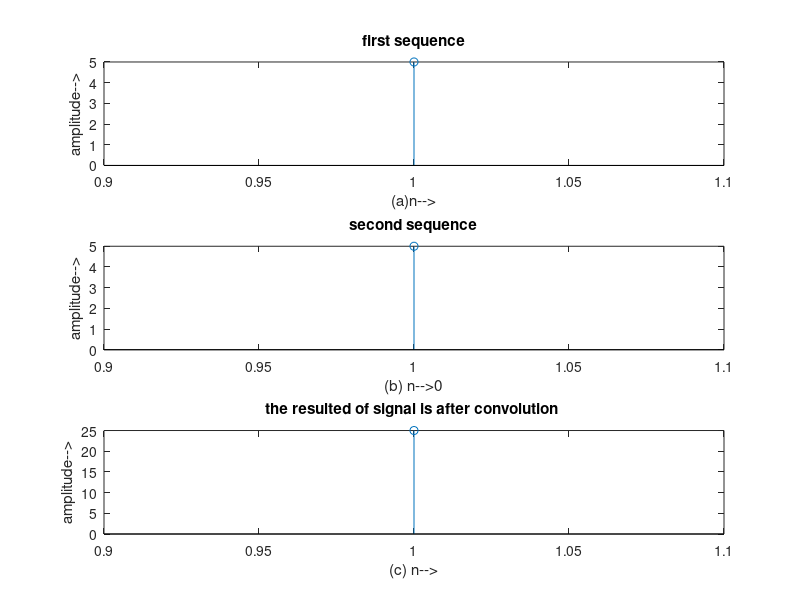

This figure's MATLAB source:

clc; clear all; close all;
x=input('enter the first sequence');
h=input('enter the second sequence');
y=conv(x,h);
figure; subplot(3,1,1);
stem(x); ylabel('amplitude-->');
xlabel('(a)n-->');
title('first sequence');
subplot(3,1,2);
stem(h);ylabel ('amplitude-->');
xlabel ('(b) n-->0');
title('second sequence');
subplot(3,1,3);
stem(y); ylabel ('amplitude-->');
xlabel ('(c) n-->');
title('the resulted of signal is after convolution ');